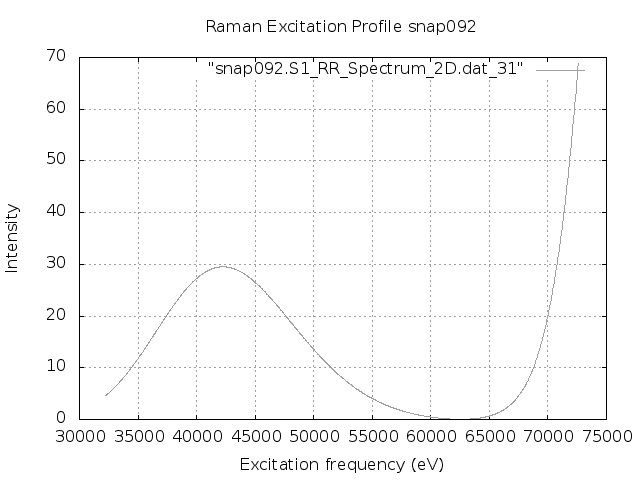

Source code (gnuplot):
set terminal png
set output "snap092.S1.REP.png"
set xlabel 'Excitation frequency (eV)'
set ylabel 'Intensity'
set title "Raman Excitation Profile snap092"
set grid
set autoscale
plot "snap092.S1_RR_Spectrum_2D.dat_31" with lines lc "blue"
exit
